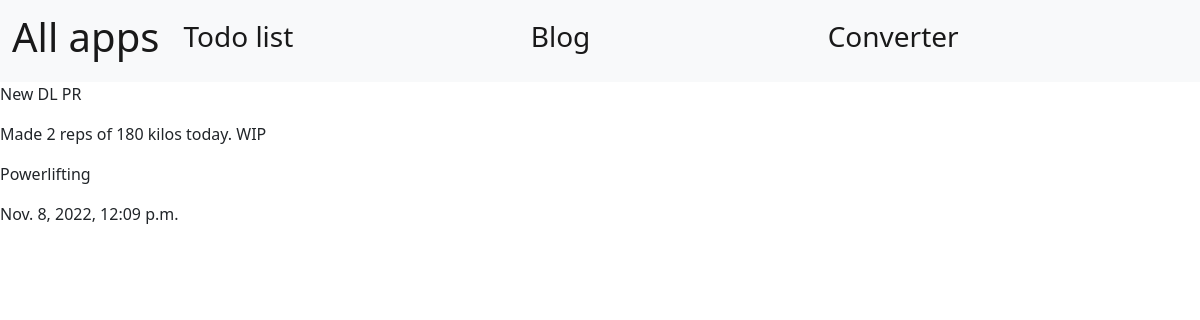
Page /blog/home/ on the committed database.
### blog/models.py (models this page shows, shortened)
class Blog(models.Model):
    title = models.CharField(max_length=40)
    content = models.TextField(default='Add some content here')
    publication_date = models.DateTimeField(auto_now_add=True)
    updated_at = models.DateTimeField(auto_now=True)
    category = models.ForeignKey(Category, on_delete=models.CASCADE)

class Category(models.Model):
    title = models.CharField(max_length=20)
    slug = models.SlugField()
    def __str__(self):
        return self.title

### blog/views.py (the view)
# urls.py: path('home/', BlogView.as_view(), name='blog'),
class BlogView(ListView):
    model = Blog
    queryset = Blog.objects.all()
    template_name = 'blog/blog_main.html'
    context_object_name = 'blog'

### blog/templates/blog/blog_main.html (shortened to what this page needs)
{% extends 'apps_base_template.html' %}
{% block content %}
{% for item in blog %}
<p>{{ item.title }}</p>
<p>{{ item.content }}</p>
<p>{{ item.category }}</p>
<p>{{ item.publication_date}}</p>
{% endfor %}
{% endblock %}

### rows in the picture
Blog: title "New DL PR", content "Made 2 reps of 180 kilos today. WIP", category "Powerlifting", publication_date "Nov. 8, 2022, 12:09 p.m."
